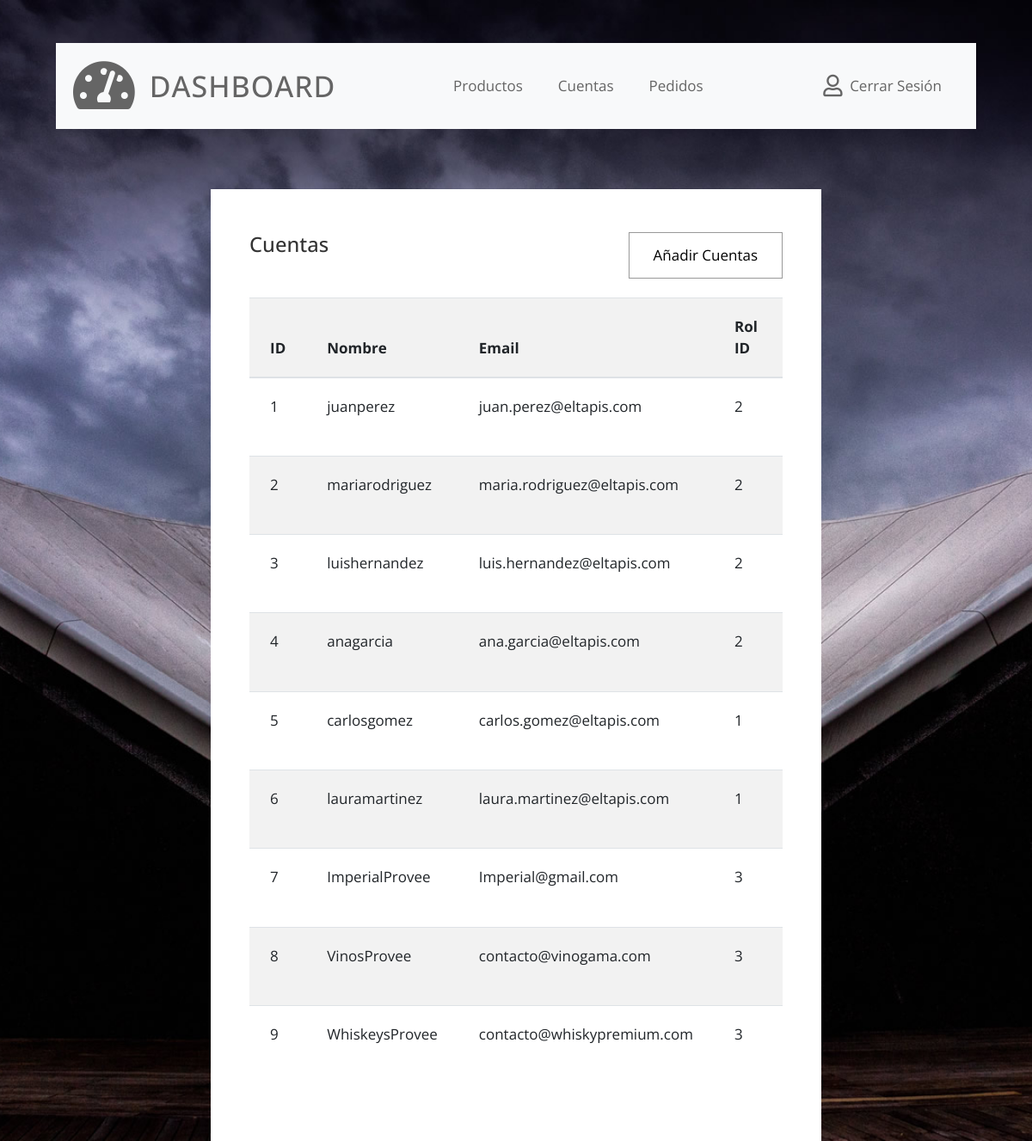
The page /accounts.php on the database its author committed.
### tables this page shows
CREATE TABLE Usuarios (
    usuario_id INT AUTO_INCREMENT PRIMARY KEY,
    nombre_usuario VARCHAR(50) NOT NULL,
    email VARCHAR(100) NOT NULL UNIQUE,
    contraseña VARCHAR(255) NOT NULL,
    rol_id INT,
    FOREIGN KEY (rol_id) REFERENCES Roles(rol_id)
);

### controllers/controllerUser.php (called while the page is built)
<?php
require_once './config/conexion.php';
require_once './models/UserModel.php';
function obtenerUsuarios($conexion) {
    $userModel = new UserModel($conexion);
    return $userModel->obtenerUsuarios();
}
?>

### models/UserModel.php (called while the page is built, shortened)
<?php
class UserModel {
    private $conexion;
    public function __construct($conexion) {
        $this->conexion = $conexion;
    }
    public function obtenerUsuarios() {
        try {
            $query = "SELECT * FROM Usuarios";
            $stmt = $this->conexion->prepare($query);
            $stmt->execute();
            return $stmt->get_result()->fetch_all(MYSQLI_ASSOC);
        } catch (mysqli_sql_exception $e) {
            echo "Error: " . $e->getMessage();
            return [];
        }
    }
}
?>

### accounts.php (the view, shortened to what this page needs)
<!DOCTYPE html>
<html lang="en">
<head>
    <link rel="stylesheet" href="css/fontawesome.min.css">
    <link rel="stylesheet" href="css/bootstrap.min.css">
    <link rel="stylesheet" href="css/tooplate.css">
    <?php
    include_once("./config/conexion.php");
    include_once("./models/UserModel.php");
    include_once("./controllers/controllerUser.php");
    $usuarios = obtenerUsuarios($conexion);
    ?>
</head>
<body class="bg03">
    <div class="container">
        <div class="row">
            <div class="col-12">
                <nav class="navbar navbar-expand-xl navbar-light bg-light">
                    <a class="navbar-brand" href="indexDashBoard.php">
                        <i class="fas fa-3x fa-tachometer-alt tm-site-icon"></i>
                        <h1 class="tm-site-title mb-0">Dashboard</h1>
                    </a>
                    <div class="collapse navbar-collapse" id="navbarSupportedContent">
                        <ul class="navbar-nav mx-auto">
                            <li class="nav-item">
                                <a class="nav-link" href="products.php">Productos</a>
                            </li>
                            <li class="nav-item">
                                <a class="nav-link" href="accounts.php">Cuentas</a>
                            </li>
                            <li class="nav-item">
                                <a class="nav-link" href="pedidos.php">Pedidos</a>
                            </li>
                        </ul>
                        <ul class="navbar-nav">
                            <li class="nav-item">
                                <a class="nav-link d-flex" href="index.php">
                                    <i class="far fa-user mr-2 tm-logout-icon"></i>
                                    <span>Cerrar Sesión</span>
                                </a>
                            </li>
                        </ul>
                    </div>
                </nav>
            </div>
        </div>
        <div class="row tm-content-row tm-mt-big justify-content-center">
            <div class="col-xl-8 col-lg-12 tm-md-12 tm-sm-12">
                <div class="bg-white tm-block">
                    <div class="row">
                        <div class="col-12">
                            <h2 class="tm-block-title d-inline-block">Cuentas</h2>
                            <a href="add_userDash.php" class="btn btn-primary float-right">Añadir Cuentas</a>
                        </div>
                    </div>
                    <div class="table-responsive">
                        <table class="table table-hover table-striped tm-table-striped-even mt-3">
                            <thead>
                                <tr class="tm-bg-gray">
                                    <th scope="col">ID</th>
                                    <th scope="col">Nombre</th>
                                    <th scope="col">Email</th>
                                    <th scope="col">Rol ID</th>
                                    <th scope="col">Acciones</th>
                                </tr>
                            </thead>
                            <tbody>
                                <?php foreach ($usuarios as $usuario): ?>
                                    <tr>
                                        <td><?= htmlspecialchars($usuario['usuario_id']) ?></td>
                                        <td><?= htmlspecialchars($usuario['nombre_usuario']) ?></td>
                                        <td><?= htmlspecialchars($usuario['email']) ?></td>
                                        <td><?= htmlspecialchars($usuario['rol_id']) ?></td>
                                        <td>
                                        </td>
                                    </tr>
                                <?php endforeach; ?>
                            </tbody>
                        </table>
                    </div>
                </div>
            </div>
        </div>
    </div>
</body>
</html>

### css/tooplate.css (style rules this page uses)
html { font-size: 17px; }
body { font-family: "Open Sans", Helvetica, Arial, sans-serif; overflow-x: hidden; }
body { background-image: url(../img/dash-bg-01.jpg); background-size: cover; background-repeat: no-repeat; background-position: center; background-attachment: fixed; padding-left: 50px; padding-right: 50px; }
.bg03 { background-image: url(../img/dash-bg-03.jpg); }
a { transition: all 0.3s ease; }
.navbar-brand { display: flex; align-items: center; }
.tm-site-icon { color: #656565; }
.tm-site-title { display: inline-block; text-transform: uppercase; font-size: 2rem; margin-left: 1rem; color: #656565; letter-spacing: 1px; }
.navbar { height: 100px; padding-left: 20px; padding-right: 20px; margin-top: 50px; }
.tm-logout-icon { font-size: 1.5em; }
.tm-mt-big { margin-top: 70px; }
.tm-block { padding: 50px 45px; }
.tm-block-title { font-size: 1.4rem; color: #333; margin-bottom: 30px; }
.navbar-light .navbar-nav .nav-link { color: #656565; }
.navbar-light .navbar-nav .nav-link, .dropdown-item { padding: 15px 20px; }
.nav-item { margin-right: 30px; }
.nav-item:last-child { margin-right: 0; }
.tm-content-row { justify-content: space-between; margin-left: -20px; margin-right: -20px; }
.btn { border-radius: 0; padding: 13px 28px; transition: all 0.2s ease; max-width: 100%; }
.btn-primary { background-color: transparent; color: black; border-color: #999999; }
.table td, .table th { padding: 20px 24px; }
.tm-bg-gray { background-color: rgba(0, 0, 0, 0.05); }
.tm-table-striped-even.table-striped tbody tr:nth-of-type(even) { background-color: rgba(0, 0, 0, 0.05); }
.tm-table-striped-even.table-striped tbody tr:nth-of-type(odd) { background-color: white; }
@media (min-width: 1200px) { .container { max-width: 1630px; } }
@media (max-width: 1275px) and (min-width: 1200px) { .nav-item { margin-right: 15px; } }
@media (max-width: 1350px) { .nav-item { margin-right: 1px; } }

### rows shown on the page
usuarios: usuario_id "1", nombre_usuario "juanperez", email "juan.perez@eltapis.com", rol "2"
usuarios: usuario_id "2", nombre_usuario "mariarodriguez", email "maria.rodriguez@eltapis.com", rol "2"
usuarios: usuario_id "3", nombre_usuario "luishernandez", email "luis.hernandez@eltapis.com", rol "2"
usuarios: usuario_id "4", nombre_usuario "anagarcia", email "ana.garcia@eltapis.com", rol "2"
usuarios: usuario_id "5", nombre_usuario "carlosgomez", email "carlos.gomez@eltapis.com", rol "1"
usuarios: usuario_id "6", nombre_usuario "lauramartinez", email "laura.martinez@eltapis.com", rol "1"
usuarios: usuario_id "7", nombre_usuario "ImperialProvee", email "Imperial@gmail.com", rol "3"
usuarios: usuario_id "8", nombre_usuario "VinosProvee", email "contacto@vinogama.com", rol "3"
usuarios: usuario_id "9", nombre_usuario "WhiskeysProvee", email "contacto@whiskypremium.com", rol "3"
